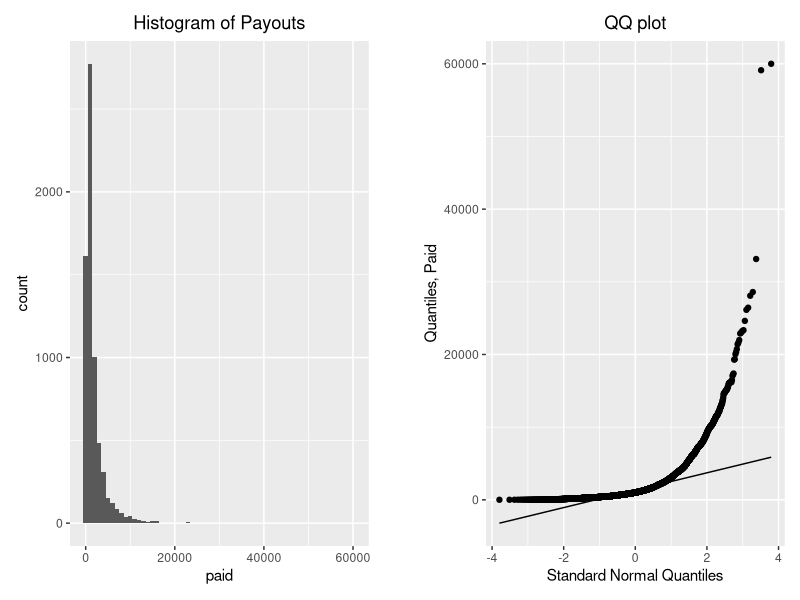
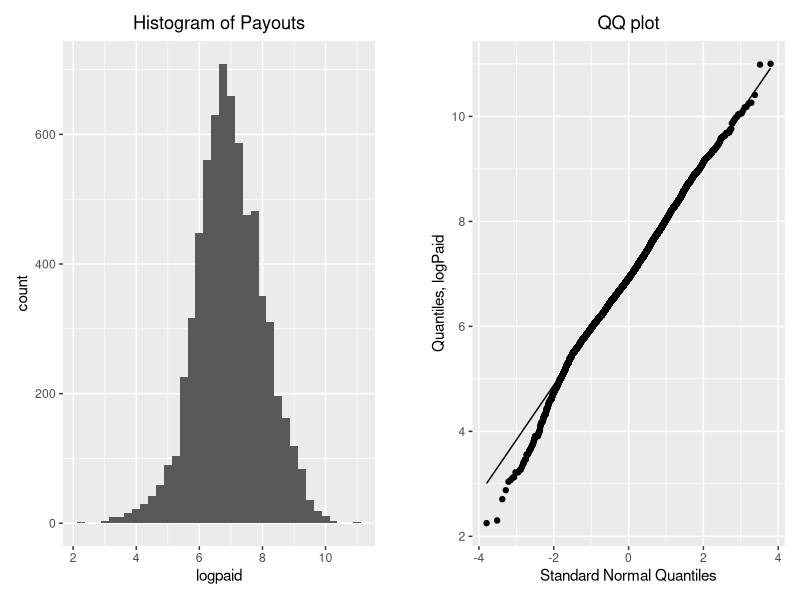
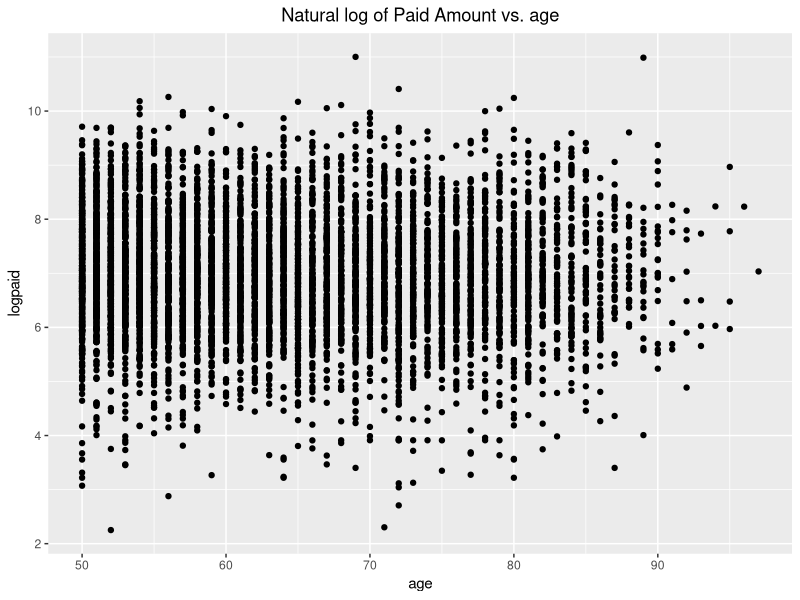
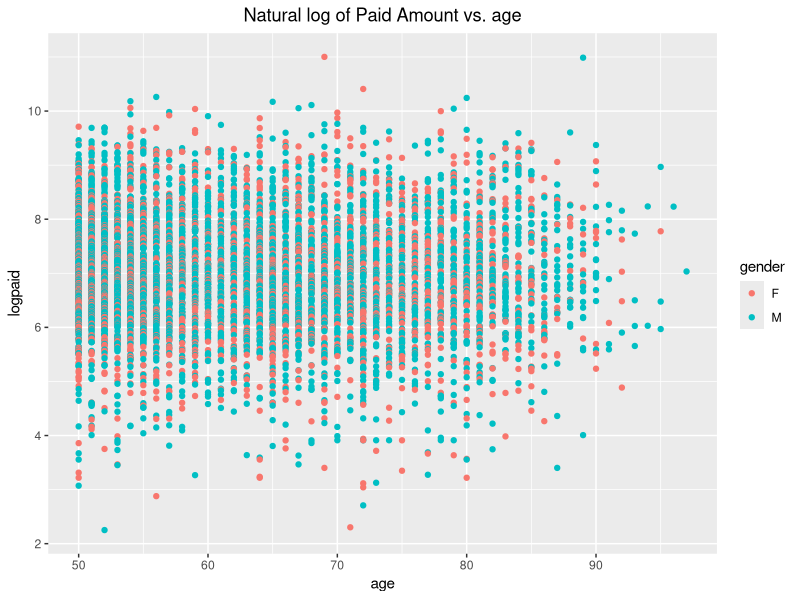
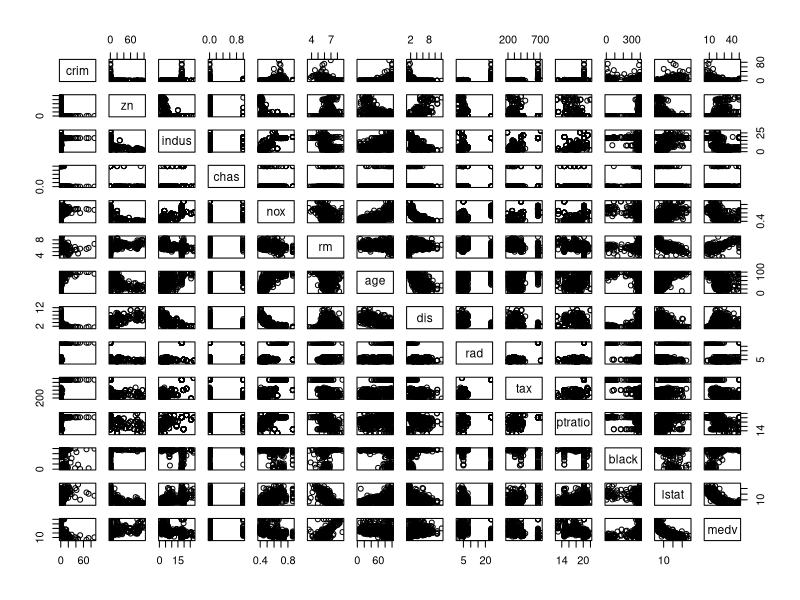

These charts were generated, in order, by the following R code:
## ---- chunk 1
# import packages
library(ggplot2)
library(MASS)
library(patchwork)
## ---- chunk 2
# read in Data
auto <- read.table(file = 'AutoClaims-1.csv', header = TRUE, sep = ',')
auto$state <- factor(auto$state, ordered = TRUE)
auto$gender <- factor(auto$gender)
auto$class <- factor(auto$class)
## ---- chunk 3
summary(auto$paid)
## ---- chunk 4
hist <- ggplot(data = auto) + 
        geom_histogram(aes(paid), binwidth = 1000) +
        labs(title = "Histogram of Payouts") + 
        theme(plot.title = element_text(hjust = 0.5))
qq <- ggplot(data = auto) + geom_qq(aes(sample = paid)) +
      geom_qq_line(aes(sample = paid)) +
      labs(x = "Standard Normal Quantiles", y = 'Quantiles, Paid') + 
      labs(title = 'QQ plot') + 
      theme(plot.title = element_text(hjust = 0.5))
hist + plot_spacer() + qq + plot_layout(widths = c(6,0.5,6))
## ---- chunk 5
hist <- ggplot(data = auto) + 
        geom_histogram(aes(logpaid), binwidth = 0.25) +
        labs(title = "Histogram of Payouts") + 
        theme(plot.title = element_text(hjust = 0.5))
qq <- ggplot(data = auto) + geom_qq(aes(sample = logpaid)) +
      geom_qq_line(aes(sample = logpaid)) +
    labs(x = "Standard Normal Quantiles", y = 'Quantiles, logPaid') +
      labs(title = 'QQ plot') + 
      theme(plot.title = element_text(hjust = 0.5))
hist + plot_spacer() + qq + plot_layout(widths = c(6,0.5,6))
## ---- chunk 6
scat <- ggplot(data = auto) + geom_point(aes(x = age, y = logpaid)) +
        labs(title = "Natural log of Paid Amount vs. age") +
        theme(plot.title = element_text(hjust = 0.5))
scat
## ---- chunk 7
scat <- ggplot(data = auto) + 
        geom_point(aes(x = age, y = logpaid, color = gender)) +
        labs(title = "Natural log of Paid Amount vs. age") +
        theme(plot.title = element_text(hjust = 0.5))
scat
## ---- chunk 8
pairs(Boston)
